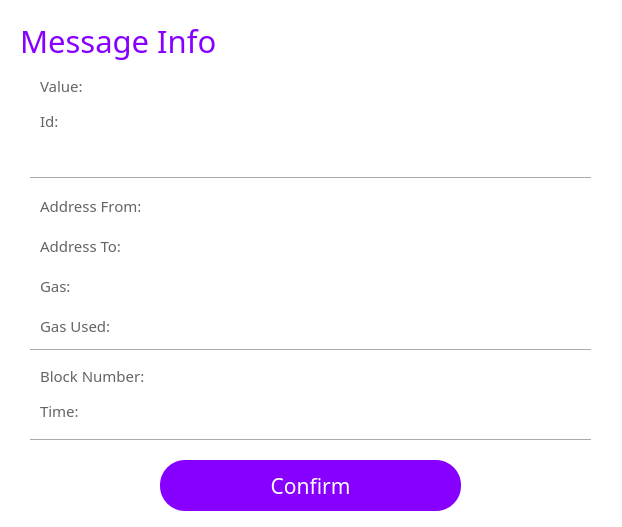
<?xml version="1.0" encoding="UTF-8"?>
<ui version="4.0">
 <class>MessForm</class>
 <widget class="QWidget" name="MessForm">
  <property name="geometry">
   <rect>
    <x>0</x>
    <y>0</y>
    <width>622</width>
    <height>527</height>
   </rect>
  </property>
  <property name="windowTitle">
   <string>Form</string>
  </property>
  <property name="styleSheet">
   <string notr="true">background-color: rgb(255, 255, 255);</string>
  </property>
  <widget class="QLabel" name="label_15">
   <property name="geometry">
    <rect>
     <x>20</x>
     <y>20</y>
     <width>231</width>
     <height>41</height>
    </rect>
   </property>
   <property name="font">
    <font>
     <family>微软雅黑</family>
     <pointsize>23</pointsize>
     <weight>50</weight>
     <bold>false</bold>
    </font>
   </property>
   <property name="styleSheet">
    <string notr="true">color: rgb(135, 0, 255);</string>
   </property>
   <property name="text">
    <string>Message Info</string>
   </property>
  </widget>
  <widget class="QPushButton" name="closeenterpsw">
   <property name="geometry">
    <rect>
     <x>580</x>
     <y>0</y>
     <width>41</width>
     <height>31</height>
    </rect>
   </property>
   <property name="focusPolicy">
    <enum>Qt::NoFocus</enum>
   </property>
   <property name="styleSheet">
    <string notr="true">border:0px;</string>
   </property>
   <property name="text">
    <string/>
   </property>
   <property name="icon">
    <iconset resource="pic.qrc">
     <normaloff>:/pic/close.png</normaloff>:/pic/close.png</iconset>
   </property>
   <property name="flat">
    <bool>true</bool>
   </property>
  </widget>
  <widget class="Line" name="line_38">
   <property name="geometry">
    <rect>
     <x>30</x>
     <y>170</y>
     <width>561</width>
     <height>16</height>
    </rect>
   </property>
   <property name="sizeIncrement">
    <size>
     <width>0</width>
     <height>10</height>
    </size>
   </property>
   <property name="orientation">
    <enum>Qt::Horizontal</enum>
   </property>
  </widget>
  <widget class="Line" name="line_39">
   <property name="geometry">
    <rect>
     <x>30</x>
     <y>340</y>
     <width>561</width>
     <height>20</height>
    </rect>
   </property>
   <property name="orientation">
    <enum>Qt::Horizontal</enum>
   </property>
  </widget>
  <widget class="Line" name="line_40">
   <property name="geometry">
    <rect>
     <x>30</x>
     <y>430</y>
     <width>561</width>
     <height>21</height>
    </rect>
   </property>
   <property name="orientation">
    <enum>Qt::Horizontal</enum>
   </property>
  </widget>
  <widget class="QPushButton" name="pushButton_9">
   <property name="geometry">
    <rect>
     <x>160</x>
     <y>460</y>
     <width>301</width>
     <height>51</height>
    </rect>
   </property>
   <property name="font">
    <font>
     <family>微软雅黑</family>
     <pointsize>16</pointsize>
    </font>
   </property>
   <property name="cursor">
    <cursorShape>PointingHandCursor</cursorShape>
   </property>
   <property name="styleSheet">
    <string notr="true">background-color: rgb(135, 0, 255);
color: rgb(255, 255, 255);
border-radius:25px;</string>
   </property>
   <property name="text">
    <string>Confirm</string>
   </property>
   <property name="flat">
    <bool>false</bool>
   </property>
  </widget>
  <widget class="QLabel" name="label_51">
   <property name="geometry">
    <rect>
     <x>40</x>
     <y>190</y>
     <width>111</width>
     <height>31</height>
    </rect>
   </property>
   <property name="font">
    <font>
     <family>微软雅黑</family>
     <pointsize>11</pointsize>
    </font>
   </property>
   <property name="styleSheet">
    <string notr="true">color: rgb(100, 100, 100);</string>
   </property>
   <property name="text">
    <string>Address From:</string>
   </property>
  </widget>
  <widget class="QLabel" name="label_52">
   <property name="geometry">
    <rect>
     <x>40</x>
     <y>70</y>
     <width>91</width>
     <height>31</height>
    </rect>
   </property>
   <property name="font">
    <font>
     <family>微软雅黑</family>
     <pointsize>11</pointsize>
    </font>
   </property>
   <property name="styleSheet">
    <string notr="true">color: rgb(100, 100, 100);</string>
   </property>
   <property name="text">
    <string>Value:</string>
   </property>
  </widget>
  <widget class="QLabel" name="label_53">
   <property name="geometry">
    <rect>
     <x>40</x>
     <y>110</y>
     <width>91</width>
     <height>21</height>
    </rect>
   </property>
   <property name="font">
    <font>
     <family>微软雅黑</family>
     <pointsize>11</pointsize>
    </font>
   </property>
   <property name="styleSheet">
    <string notr="true">color: rgb(100, 100, 100);</string>
   </property>
   <property name="text">
    <string>Id:</string>
   </property>
  </widget>
  <widget class="QLabel" name="label_54">
   <property name="geometry">
    <rect>
     <x>40</x>
     <y>230</y>
     <width>91</width>
     <height>31</height>
    </rect>
   </property>
   <property name="font">
    <font>
     <family>微软雅黑</family>
     <pointsize>11</pointsize>
    </font>
   </property>
   <property name="styleSheet">
    <string notr="true">color: rgb(100, 100, 100);</string>
   </property>
   <property name="text">
    <string>Address To:</string>
   </property>
  </widget>
  <widget class="QLabel" name="label_55">
   <property name="geometry">
    <rect>
     <x>40</x>
     <y>270</y>
     <width>91</width>
     <height>31</height>
    </rect>
   </property>
   <property name="font">
    <font>
     <family>微软雅黑</family>
     <pointsize>11</pointsize>
    </font>
   </property>
   <property name="styleSheet">
    <string notr="true">color: rgb(100, 100, 100);</string>
   </property>
   <property name="text">
    <string>Gas:</string>
   </property>
  </widget>
  <widget class="QLabel" name="label_56">
   <property name="geometry">
    <rect>
     <x>40</x>
     <y>310</y>
     <width>91</width>
     <height>31</height>
    </rect>
   </property>
   <property name="font">
    <font>
     <family>微软雅黑</family>
     <pointsize>11</pointsize>
    </font>
   </property>
   <property name="styleSheet">
    <string notr="true">color: rgb(100, 100, 100);</string>
   </property>
   <property name="text">
    <string>Gas Used:</string>
   </property>
  </widget>
  <widget class="QLabel" name="label_57">
   <property name="geometry">
    <rect>
     <x>40</x>
     <y>400</y>
     <width>91</width>
     <height>21</height>
    </rect>
   </property>
   <property name="font">
    <font>
     <family>微软雅黑</family>
     <pointsize>11</pointsize>
    </font>
   </property>
   <property name="styleSheet">
    <string notr="true">color: rgb(100, 100, 100);</string>
   </property>
   <property name="text">
    <string>Time:</string>
   </property>
  </widget>
  <widget class="QLabel" name="label_58">
   <property name="geometry">
    <rect>
     <x>40</x>
     <y>360</y>
     <width>111</width>
     <height>31</height>
    </rect>
   </property>
   <property name="font">
    <font>
     <family>微软雅黑</family>
     <pointsize>11</pointsize>
    </font>
   </property>
   <property name="styleSheet">
    <string notr="true">color: rgb(100, 100, 100);</string>
   </property>
   <property name="text">
    <string>Block Number:</string>
   </property>
  </widget>
  <widget class="QLineEdit" name="lineEdit_7">
   <property name="geometry">
    <rect>
     <x>150</x>
     <y>190</y>
     <width>431</width>
     <height>31</height>
    </rect>
   </property>
   <property name="font">
    <font>
     <family>微软雅黑</family>
     <pointsize>11</pointsize>
    </font>
   </property>
   <property name="focusPolicy">
    <enum>Qt::NoFocus</enum>
   </property>
   <property name="toolTip">
    <string/>
   </property>
   <property name="statusTip">
    <string/>
   </property>
   <property name="whatsThis">
    <string/>
   </property>
   <property name="accessibleName">
    <string/>
   </property>
   <property name="accessibleDescription">
    <string/>
   </property>
   <property name="styleSheet">
    <string notr="true">
QLineEdit[echoMode=&quot;2&quot;] {
    lineedit-password-character:42;
}
</string>
   </property>
   <property name="frame">
    <bool>false</bool>
   </property>
   <property name="echoMode">
    <enum>QLineEdit::Normal</enum>
   </property>
   <property name="readOnly">
    <bool>true</bool>
   </property>
   <property name="placeholderText">
    <string/>
   </property>
  </widget>
  <widget class="QLineEdit" name="lineEdit_6">
   <property name="geometry">
    <rect>
     <x>150</x>
     <y>70</y>
     <width>431</width>
     <height>31</height>
    </rect>
   </property>
   <property name="font">
    <font>
     <family>微软雅黑</family>
     <pointsize>11</pointsize>
    </font>
   </property>
   <property name="cursor">
    <cursorShape>ArrowCursor</cursorShape>
   </property>
   <property name="mouseTracking">
    <bool>false</bool>
   </property>
   <property name="focusPolicy">
    <enum>Qt::NoFocus</enum>
   </property>
   <property name="toolTip">
    <string/>
   </property>
   <property name="statusTip">
    <string/>
   </property>
   <property name="whatsThis">
    <string/>
   </property>
   <property name="accessibleName">
    <string/>
   </property>
   <property name="accessibleDescription">
    <string/>
   </property>
   <property name="styleSheet">
    <string notr="true">
QLineEdit[echoMode=&quot;2&quot;] {
    lineedit-password-character:42;
}
</string>
   </property>
   <property name="text">
    <string/>
   </property>
   <property name="frame">
    <bool>false</bool>
   </property>
   <property name="echoMode">
    <enum>QLineEdit::Normal</enum>
   </property>
   <property name="readOnly">
    <bool>true</bool>
   </property>
  </widget>
  <widget class="QLineEdit" name="lineEdit_8">
   <property name="geometry">
    <rect>
     <x>150</x>
     <y>230</y>
     <width>431</width>
     <height>31</height>
    </rect>
   </property>
   <property name="font">
    <font>
     <family>微软雅黑</family>
     <pointsize>11</pointsize>
    </font>
   </property>
   <property name="focusPolicy">
    <enum>Qt::NoFocus</enum>
   </property>
   <property name="toolTip">
    <string/>
   </property>
   <property name="statusTip">
    <string/>
   </property>
   <property name="whatsThis">
    <string/>
   </property>
   <property name="accessibleName">
    <string/>
   </property>
   <property name="accessibleDescription">
    <string/>
   </property>
   <property name="styleSheet">
    <string notr="true">
QLineEdit[echoMode=&quot;2&quot;] {
    lineedit-password-character:42;
}
</string>
   </property>
   <property name="frame">
    <bool>false</bool>
   </property>
   <property name="echoMode">
    <enum>QLineEdit::Normal</enum>
   </property>
   <property name="readOnly">
    <bool>true</bool>
   </property>
   <property name="placeholderText">
    <string/>
   </property>
  </widget>
  <widget class="QLineEdit" name="lineEdit_9">
   <property name="geometry">
    <rect>
     <x>150</x>
     <y>270</y>
     <width>431</width>
     <height>31</height>
    </rect>
   </property>
   <property name="font">
    <font>
     <family>微软雅黑</family>
     <pointsize>11</pointsize>
    </font>
   </property>
   <property name="focusPolicy">
    <enum>Qt::NoFocus</enum>
   </property>
   <property name="toolTip">
    <string/>
   </property>
   <property name="statusTip">
    <string/>
   </property>
   <property name="whatsThis">
    <string/>
   </property>
   <property name="accessibleName">
    <string/>
   </property>
   <property name="accessibleDescription">
    <string/>
   </property>
   <property name="styleSheet">
    <string notr="true">
QLineEdit[echoMode=&quot;2&quot;] {
    lineedit-password-character:42;
}
</string>
   </property>
   <property name="frame">
    <bool>false</bool>
   </property>
   <property name="echoMode">
    <enum>QLineEdit::Normal</enum>
   </property>
   <property name="readOnly">
    <bool>true</bool>
   </property>
   <property name="placeholderText">
    <string/>
   </property>
  </widget>
  <widget class="QLineEdit" name="lineEdit_10">
   <property name="geometry">
    <rect>
     <x>150</x>
     <y>310</y>
     <width>431</width>
     <height>31</height>
    </rect>
   </property>
   <property name="font">
    <font>
     <family>微软雅黑</family>
     <pointsize>11</pointsize>
    </font>
   </property>
   <property name="focusPolicy">
    <enum>Qt::NoFocus</enum>
   </property>
   <property name="toolTip">
    <string/>
   </property>
   <property name="statusTip">
    <string/>
   </property>
   <property name="whatsThis">
    <string/>
   </property>
   <property name="accessibleName">
    <string/>
   </property>
   <property name="accessibleDescription">
    <string/>
   </property>
   <property name="styleSheet">
    <string notr="true">
QLineEdit[echoMode=&quot;2&quot;] {
    lineedit-password-character:42;
}
</string>
   </property>
   <property name="frame">
    <bool>false</bool>
   </property>
   <property name="echoMode">
    <enum>QLineEdit::Normal</enum>
   </property>
   <property name="readOnly">
    <bool>true</bool>
   </property>
   <property name="placeholderText">
    <string/>
   </property>
  </widget>
  <widget class="QTextEdit" name="textEdit">
   <property name="geometry">
    <rect>
     <x>150</x>
     <y>110</y>
     <width>431</width>
     <height>62</height>
    </rect>
   </property>
   <property name="font">
    <font>
     <family>微软雅黑</family>
     <pointsize>11</pointsize>
    </font>
   </property>
   <property name="focusPolicy">
    <enum>Qt::NoFocus</enum>
   </property>
   <property name="frameShape">
    <enum>QFrame::NoFrame</enum>
   </property>
   <property name="frameShadow">
    <enum>QFrame::Plain</enum>
   </property>
  </widget>
  <widget class="QLineEdit" name="lineEdit_11">
   <property name="geometry">
    <rect>
     <x>150</x>
     <y>400</y>
     <width>431</width>
     <height>31</height>
    </rect>
   </property>
   <property name="font">
    <font>
     <family>微软雅黑</family>
     <pointsize>11</pointsize>
    </font>
   </property>
   <property name="focusPolicy">
    <enum>Qt::NoFocus</enum>
   </property>
   <property name="toolTip">
    <string/>
   </property>
   <property name="statusTip">
    <string/>
   </property>
   <property name="whatsThis">
    <string/>
   </property>
   <property name="accessibleName">
    <string/>
   </property>
   <property name="accessibleDescription">
    <string/>
   </property>
   <property name="styleSheet">
    <string notr="true">
QLineEdit[echoMode=&quot;2&quot;] {
    lineedit-password-character:42;
}
</string>
   </property>
   <property name="frame">
    <bool>false</bool>
   </property>
   <property name="echoMode">
    <enum>QLineEdit::Normal</enum>
   </property>
   <property name="readOnly">
    <bool>true</bool>
   </property>
   <property name="placeholderText">
    <string/>
   </property>
  </widget>
  <widget class="QLineEdit" name="lineEdit_12">
   <property name="geometry">
    <rect>
     <x>150</x>
     <y>360</y>
     <width>431</width>
     <height>31</height>
    </rect>
   </property>
   <property name="font">
    <font>
     <family>微软雅黑</family>
     <pointsize>11</pointsize>
    </font>
   </property>
   <property name="focusPolicy">
    <enum>Qt::NoFocus</enum>
   </property>
   <property name="toolTip">
    <string/>
   </property>
   <property name="statusTip">
    <string/>
   </property>
   <property name="whatsThis">
    <string/>
   </property>
   <property name="accessibleName">
    <string/>
   </property>
   <property name="accessibleDescription">
    <string/>
   </property>
   <property name="styleSheet">
    <string notr="true">
QLineEdit[echoMode=&quot;2&quot;] {
    lineedit-password-character:42;
}
</string>
   </property>
   <property name="frame">
    <bool>false</bool>
   </property>
   <property name="echoMode">
    <enum>QLineEdit::Normal</enum>
   </property>
   <property name="readOnly">
    <bool>true</bool>
   </property>
   <property name="placeholderText">
    <string/>
   </property>
  </widget>
  <widget class="QLabel" name="label">
   <property name="geometry">
    <rect>
     <x>30</x>
     <y>70</y>
     <width>571</width>
     <height>381</height>
    </rect>
   </property>
   <property name="styleSheet">
    <string notr="true">background:transparent</string>
   </property>
   <property name="text">
    <string/>
   </property>
  </widget>
 </widget>
 <resources>
  <include location="pic.qrc"/>
 </resources>
 <connections/>
</ui>
